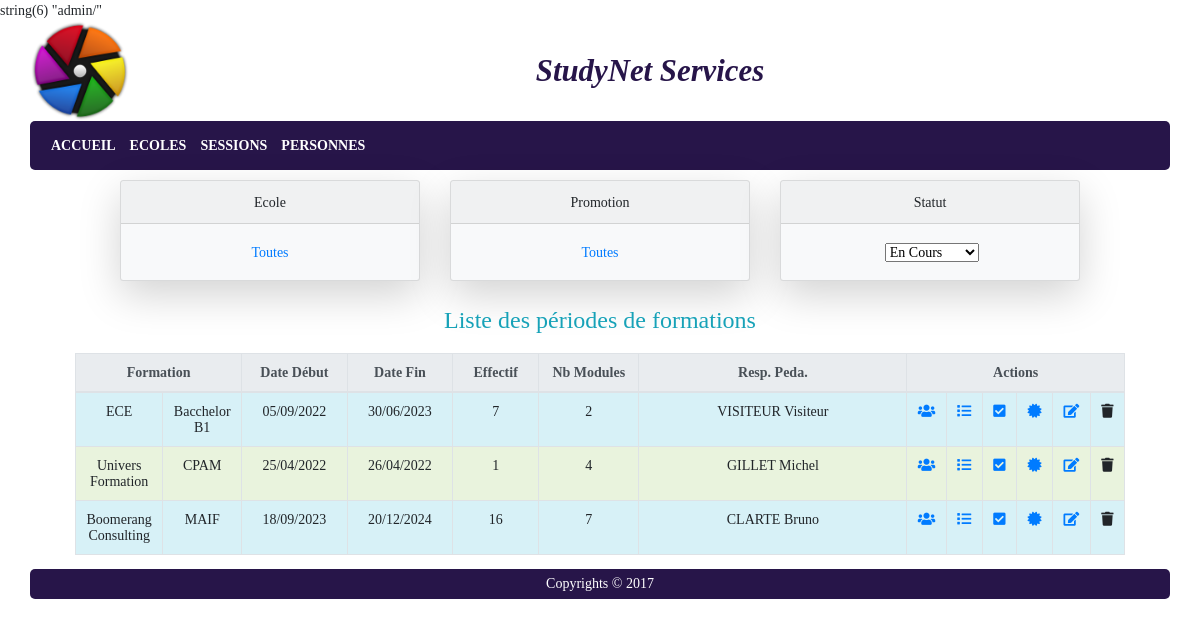
/index.php?p=periodesformation (signed in), run on the app's committed database.
### tables this page shows
CREATE TABLE `periodeformation` (
  `pf_id` int NOT NULL AUTO_INCREMENT,
  `pf_datedebut` date NOT NULL,
  `pf_datefin` date NOT NULL,
  `pf_duree` int NOT NULL,
  `promo_id` int NOT NULL,
  `resp_id` int DEFAULT NULL,
  `statpf_id` int NOT NULL DEFAULT '1',
  PRIMARY KEY (`pf_id`),
  KEY `FK_periodeformation_promo_id` (`promo_id`),
  KEY `FK_PERFOR_RESP` (`resp_id`),
  KEY `FK_PF_STATPF` (`statpf_id`),
  CONSTRAINT `FK_PERFOR_RESP` FOREIGN KEY (`resp_id`) REFERENCES `responsablePedago` (`resp_id`),
  CONSTRAINT `FK_periodeformation_promo_id` FOREIGN KEY (`promo_id`) REFERENCES `promotion` (`promo_id`),
  CONSTRAINT `FK_PF_STATPF` FOREIGN KEY (`statpf_id`) REFERENCES `statutpf` (`statpf_id`)
);

CREATE TABLE `promotion` (
  `promo_id` int NOT NULL AUTO_INCREMENT,
  `promo_libelle` varchar(50) NOT NULL,
  `eco_id` int NOT NULL,
  PRIMARY KEY (`promo_id`),
  KEY `FK_promotion_eco_id` (`eco_id`),
  CONSTRAINT `FK_promotion_eco_id` FOREIGN KEY (`eco_id`) REFERENCES `ecole` (`eco_id`)
);

CREATE TABLE `ecole` (
  `eco_id` int NOT NULL AUTO_INCREMENT,
  `eco_nom` varchar(50) NOT NULL,
  `eco_logo` varchar(255) DEFAULT NULL,
  PRIMARY KEY (`eco_id`)
);

CREATE TABLE `personne` (
  `pers_id` int NOT NULL AUTO_INCREMENT,
  `pers_nom` varchar(50) NOT NULL,
  `pers_prenom` varchar(50) NOT NULL,
  `pers_email` varchar(250) DEFAULT NULL,
  `us_id` int DEFAULT NULL,
  PRIMARY KEY (`pers_id`),
  KEY `FK_PERS_USER` (`us_id`),
  CONSTRAINT `FK_PERS_USER` FOREIGN KEY (`us_id`) REFERENCES `userAuth` (`us_id`)
);

### core/views/admin/view_listeperiodesformations.php (the view, shortened to what the rows shown need)
<section id="content_body" class="container">
	<div class="col-12 mt-2">
		<table class="table table-bordered table-hover table-responsive-md">
			<thead class="thead-light">
			<tr>
				<?php
					if (is_null($promo)){
						print('<th style="width: 150px;" colspan="2">Formation</th>');
					}
				?>
				<th style="width: 120px;">Date Début</th>
				<th style="width: 120px;">Date Fin</th>
				<th style="width: 100px;">Effectif</th>
				<th style="width: 120px;">Nb Modules</th>
				<th style="width: 400px;">Resp. Peda.</th>
				<th  style="" colspan="6">Actions</th>
			</tr>
			</thead>
			<tbody>
			<?php
				$script = '';
				if (isset($listePf)){
					if (count($listePf) == 0){
						$script .= '<tr><td colspan="8">Aucune donnée disponible !</td></tr>';
					}else{
						foreach ($listePf as $pf){
							$script .= '<tr class="lignedata">';
							if (is_null($promo)){
								$script .= '<td>'.Ecole::getById(Promotion::getById($pf->getIdPromo())->getIdEcole())->getNom().'</td>';
								$script .= '<td>'.Promotion::getById($pf->getIdPromo())->getLibelle().'</td>';
							}
							$script .= '<td>'.$pf->getDateDebut().'</td>';
							$script .= '<td>'.$pf->getDateFin().'</td>';
							$script .= '<td>'.$pf->getEffectif().'</td>';
							$script .= '<td>'.$pf->getNbModules().'</td>';
							$script .= '<td>'.$pf->getResponsable().'</td>';
							$script .= '<td><a href="index.php?p=periodesformation&a=listeetudiants&idpf='.$pf->getId().'" title="Liste des étudiants"><span class="fa fa-users align-middle"></span></a></td>';
							$script .= '<td><a href="index.php?p=periodesformation&a=listemodules&idpf='.$pf->getId().'" title="Liste des modules"><span class="fa fa-list align-middle"></td>';
							$script .= '<td><a href="index.php?p=periodesformation&a=participations&idpf='.$pf->getId().'" title="Gérer la participation des étudiants aux modules"><span class="fa fa-check-square align-middle"></td>';
							$script .= '<td><a href="index.php?p=periodesformation&a=evalenseignement&idpf='.$pf->getId().'" title="Gérer le formulaire d\'évaluation des enseignements"><span class="fa fa-certificate align-middle"></td>';
							if ($user->isAdmin()){
								$script .= '<td><a href="index.php?p=periodesformation&a=editpf&idpf='.$pf->getId().'" title="Modifier la période de formation"><span class="fa fa-edit"></td>';
								$script .= '<td><a style="cursor: pointer" data-name="droppf" data-id="'.$pf->getId().'" title="Supprimerla période de formation"><span class="fa fa-trash"></td>';
							}
							$script .= '</tr>';
						}
					}
				}
				print($script);
			?>
			</tbody>
		</table>
	</div>
</section>

### data on the page
periodeformation: promo.eco_nom "ECE", promo.promo_libelle "Bacchelor B1", pf_datedebut "05/09/2022", pf_datefin "30/06/2023", Effectif "7", NbModules "2"
personne: $pf->getResponsable() "VISITEUR Visiteur"
periodeformation: promo.eco_nom "Univers Formation", promo.promo_libelle "CPAM", pf_datedebut "25/04/2022", pf_datefin "26/04/2022", Effectif "1", NbModules "4"
personne: $pf->getResponsable() "GILLET Michel"
periodeformation: promo.eco_nom "Boomerang Consulting", promo.promo_libelle "MAIF", pf_datedebut "18/09/2023", pf_datefin "20/12/2024", Effectif "16", NbModules "7"
personne: $pf->getResponsable() "CLARTE Bruno"

### other printed values
$pageTitle "StudyNet Services"
$this->libelle "ACCUEIL"
$this->libelle "ECOLES"
$this->libelle "SESSIONS"
$this->libelle "PERSONNES"
form field cbactive "En Cours"
